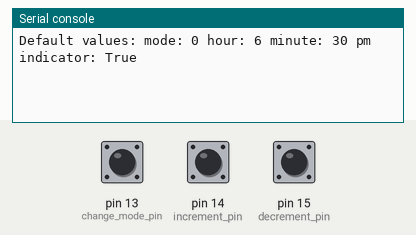
This program was run on a simulated MicroPython board. On the bench: the last lines printed to the serial console. The test bench sets the inputs (shaded band); at power-on: pin 13 (change_mode_pin) HIGH, pin 14 (increment_pin) HIGH, pin 15 (decrement_pin) HIGH.

Above: at 1.2 s.
1.3 s: pin 13 (change_mode_pin) pulled LOW for 0.15 s
At 2.0 s:
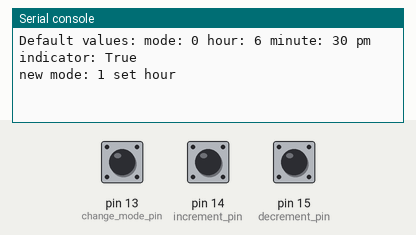
2.9 s: pin 14 (increment_pin) pulled LOW for 0.15 s
At 3.3 s:
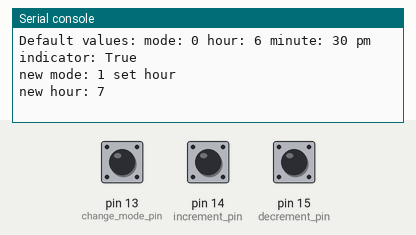
4.5 s: pin 13 (change_mode_pin) pulled LOW for 1 s
At 5.8 s:
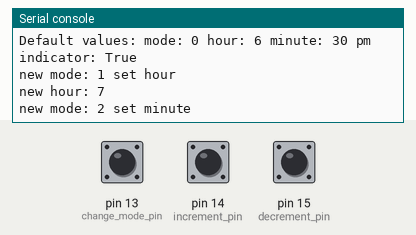
7.0 s: pin 15 (decrement_pin) pulled LOW for 0.15 s
At 7.7 s:
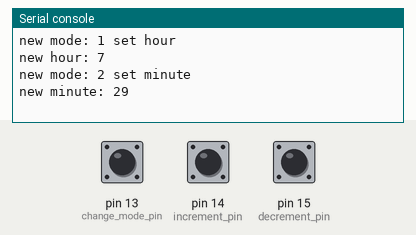
8.6 s: pin 13 (change_mode_pin) pulled LOW for 0.15 s
At 9.8 s:
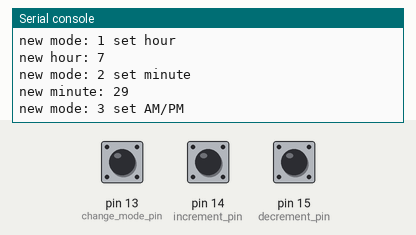
10.2 s: pin 14 (increment_pin) pulled LOW for 1 s
At 11.4 s:
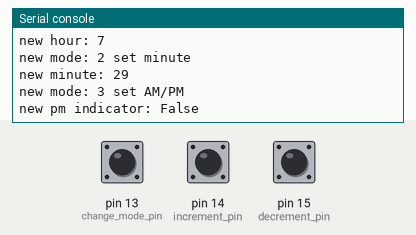

The program:

08-button-mode-debounce.py
```python
from utime import sleep, ticks_ms, ticks_diff
from machine import Pin

# Global Variable Default Settings
mode = 0
hour = 6
minute = 30
pm_indicator = True
mode_names = ['run', 'set hour', 'set minute', 'set AM/PM']
mode_count = len(mode_names)

# Button Pin GPIO Configuration
CHANGE_MODE_PIN = 13
INCREMENT_PIN = 14
DECREMENT_PIN = 15
DEBOUNCE_TIME_MS = 200

# Create 3 button objects as inputs with pullup resistors
change_mode_pin = Pin(CHANGE_MODE_PIN, Pin.IN, Pin.PULL_UP)
increment_pin = Pin(INCREMENT_PIN, Pin.IN, Pin.PULL_UP)
decrement_pin = Pin(DECREMENT_PIN, Pin.IN, Pin.PULL_UP)

# Variables to track last button press times for debouncing
last_mode_press = 0
last_increment_press = 0
last_decrement_press = 0

# These functions gets called every time a button is pressed
def mode_button_pressed(pin):
    global mode, last_mode_press
    current_time = ticks_ms()
    if ticks_diff(current_time, last_mode_press) > DEBOUNCE_TIME_MS:
        mode += 1
        mode = mode % mode_count
        last_mode_press = current_time

def increment_button_pressed(pin):
    global mode, hour, minute, pm_indicator, last_increment_press
    current_time = ticks_ms()
    if ticks_diff(current_time, last_increment_press) > DEBOUNCE_TIME_MS:
        if mode == 1:
            hour = (hour % 12) + 1  # Increment hour from 1-12 properly
        if mode == 2:
            minute += 1
            minute = minute % 60  # Fixed: minute should go from 0 to 59
        if mode == 3:
            pm_indicator = not pm_indicator
        last_increment_press = current_time

def decrement_button_pressed(pin):
    global mode, hour, minute, pm_indicator, last_decrement_press
    current_time = ticks_ms()
    if ticks_diff(current_time, last_decrement_press) > DEBOUNCE_TIME_MS:
        if mode == 1:
            hour -= 1
            if hour <= 0:  # Handle wrapping from 1 to 12
                hour = 12
        if mode == 2:
            minute -= 1
            if minute < 0:  # Handle wrapping from 0 to 59
                minute = 59
        if mode == 3:
            pm_indicator = not pm_indicator
        last_decrement_press = current_time

# Register the button handler functions using the irq setter method for each pin
change_mode_pin.irq(trigger=Pin.IRQ_FALLING, handler=mode_button_pressed)
increment_pin.irq(trigger=Pin.IRQ_FALLING, handler=increment_button_pressed)
decrement_pin.irq(trigger=Pin.IRQ_FALLING, handler=decrement_button_pressed)

# Only print on change - these variables store the old values
last_mode = mode
last_hour = hour
last_minute = minute
last_pm_indicator = pm_indicator
print("Default values: mode:", mode, "hour:", hour, "minute:", minute, "pm indicator:", pm_indicator)

while True:
    if mode != last_mode:
        print("new mode:", mode, mode_names[mode])
        last_mode = mode
    if hour != last_hour:
        print("new hour:", hour)
        last_hour = hour
    if minute != last_minute:
        print("new minute:", minute)
        last_minute = minute
    if pm_indicator != last_pm_indicator:
        print("new pm indicator:", pm_indicator)
        last_pm_indicator = pm_indicator
    sleep(.01)
```

Measured:
- after the input at 1.3 s, the serial console: prints a new line at once (image 1)
- after the input at 2.9 s, the serial console: prints a new line at once (image 2)
- after the input at 4.5 s, the serial console: prints a new line at once (image 3)
- after the input at 7.0 s, the serial console: prints a new line at once (image 4)
- after the input at 8.6 s, the serial console: prints a new line at once (image 5)
- after the input at 10.2 s, the serial console: prints a new line at once (image 6)
